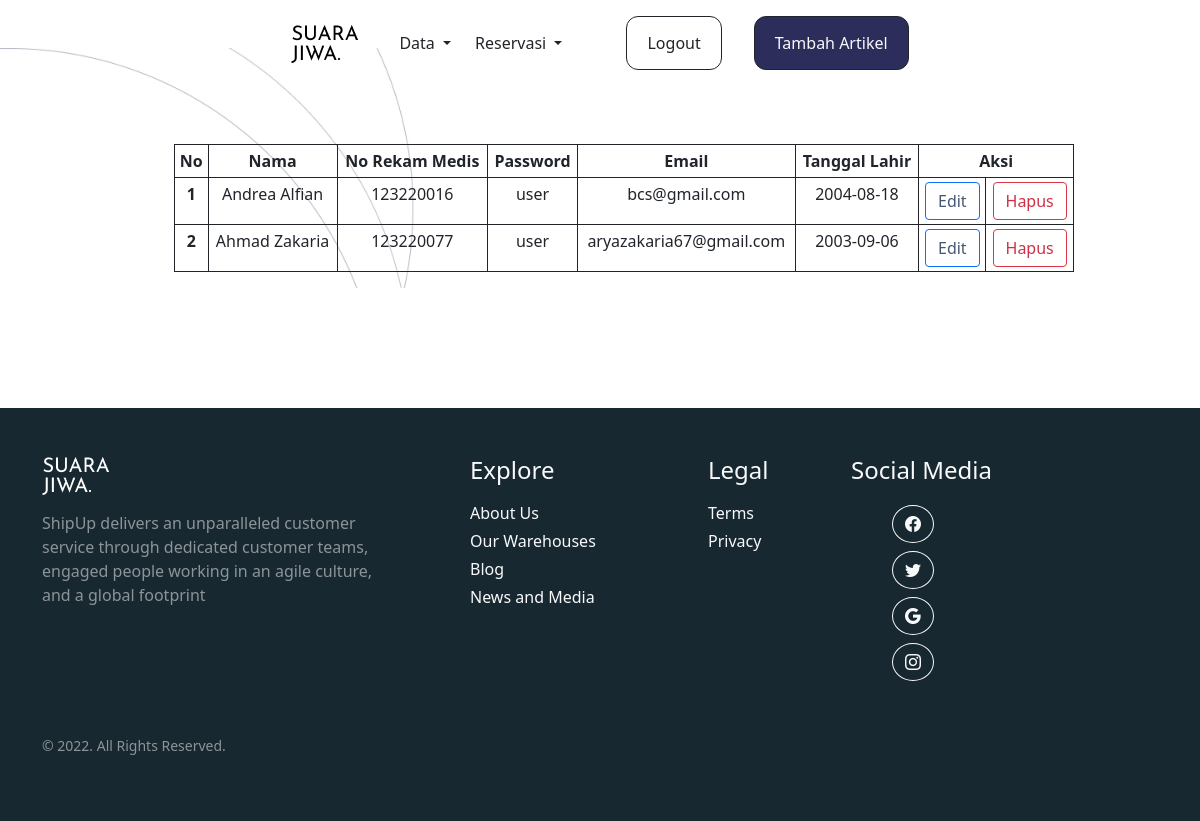
Page /admin/DPasien.php (signed in) on the earlier database version.
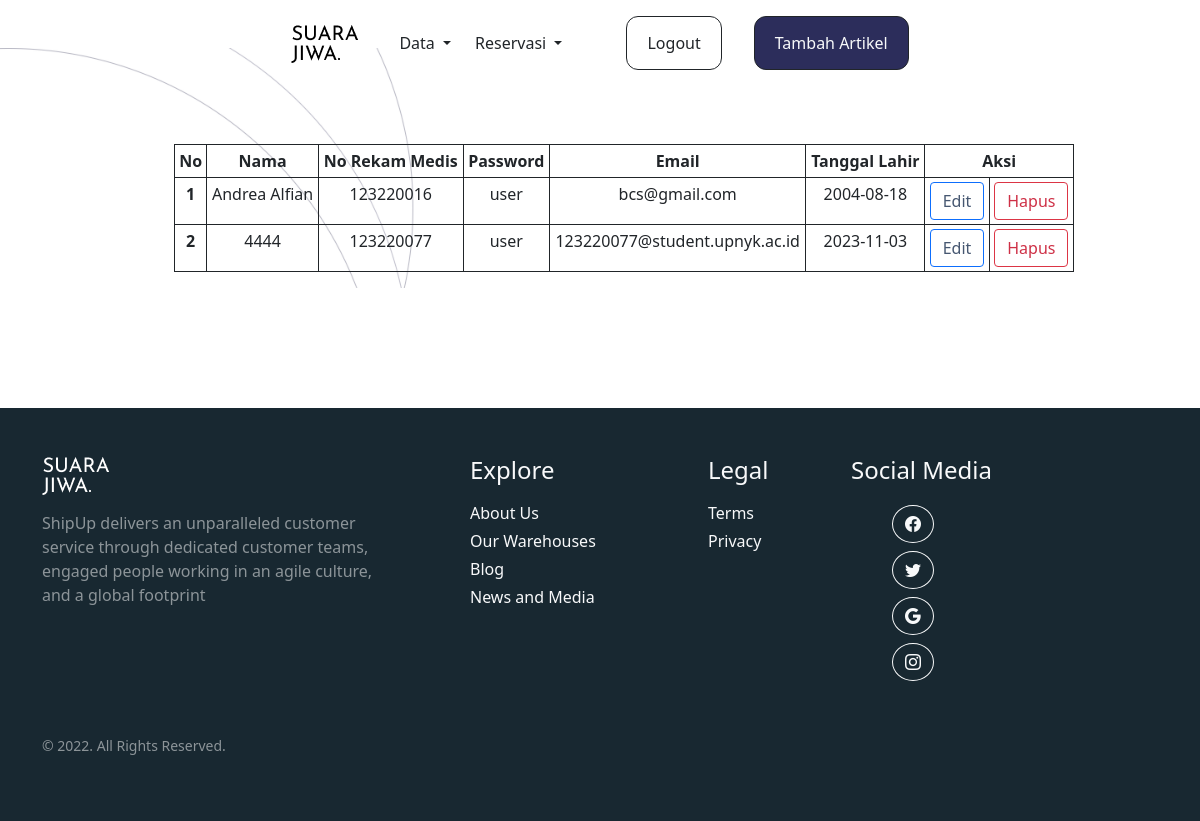
Same page on the later database version.
### tables this page shows
CREATE TABLE `user` (
  `rek_medis` int(5) NOT NULL,
  `password` varchar(50) NOT NULL,
  `nama_user` varchar(50) DEFAULT NULL,
  `email` varchar(50) DEFAULT NULL,
  `tanggal_lahir` date DEFAULT NULL,
  `foto` varchar(300) NOT NULL
);

### admin/DPasien.php (the view, shortened to what this page needs)
<!DOCTYPE html>
<html lang="en">
  <?php include '../tmplt/headAd.php'; ?>
  <body class="overflow-x-hidden">
    <?php include '../tmplt/navAdmin.php'; ?>
    <section class=" mb-5 mt-5 pt-5 d-flex justify-content-center align-items-center" style="background-image: url(../gambar/bg.jpg); background-size: cover;">
    <table class="table table-bordered table-sm ms-5 w-75 border-dark mt-5 text-center">
  <thead>
    <tr>
      <th scope="col">No</th>
      <th scope="col">Nama</th>
      <th scope="col">No Rekam Medis</th>
      <th scope="col">Password</th>
      <th scope="col">Email</th>
      <th scope="col">Tanggal Lahir</th>
      <th colspan="2">Aksi</th>
    </tr>
  </thead>
  <tbody>
<?php
include '../koneksi.php';
$no = 1;
$data = mysqli_query($connect,"select * from user");
while($d = mysqli_fetch_array($data)){
?>
    <tr>
      <th scope="row"><?php echo $no++; ?></th>
      <td><?php echo $d['nama_user']; ?></td>
      <td><?php echo $d['rek_medis']; ?></td>
        <td><?php echo $d['password']; ?></td>
      <td><?php echo $d['email']; ?></td>
      <td><?php echo $d['tanggal_lahir']; ?></td>
      <td><button type='button' class='btn btn-outline-primary'><a style='text-decoration: none; color:#465771;' href='update.php?rek_medis=<?=$d["rek_medis"]?>'>Edit</a></button></td>
        <td><button type='button' class='btn btn-outline-danger'><a style='text-decoration: none;color:#ce3046;' onclick="return confirm('Apakah anda yakin?');" href='hapus.php?rek_medis=<?=$d["rek_medis"]?>'>Hapus</a></button></td>
    </tr>
<?php
}
?>
  </tbody>
</table>
    </section>
    <br><br><br>
      <?php include '../tmplt/footer.php';?>
  </body>
</html>

### tmplt/headAd.php (shortened to what this page needs)
<head>
    <link rel="stylesheet" href="https://cdn.jsdelivr.net/npm/bootstrap-icons@1.5.0/font/bootstrap-icons.css" />
    <link href="https://cdn.jsdelivr.net/npm/bootstrap@5.0.2/dist/css/bootstrap.min.css" rel="stylesheet" />
    <link rel="stylesheet" href="../style.css" />
  </head>
  <?php $tempat = 'artikel'; ?>

### tmplt/navAdmin.php (shortened to what this page needs)
<nav id="nav1" class="navbar navbar-expand-lg bg-body-tertiary fixed-top pt-3">
  <div class="container-fluid">
    <div class="collapse navbar-collapse justify-content-center" id="navbarNavDropdown">
      <ul class="navbar-nav text-center d-flex align-items-center">
        <li class="nav-item ">
        <a href="idxAdmin.php"><img src="../gambar/sj.png" style="left: 5;" alt="" srcset=""><a class="navbar-brand" href="#"></a></a>
        </li>
        <li class="nav-item dropdown">
          <a class="nav-link dropdown-toggle text-dark ms-3" href="#" role="button" data-bs-toggle="dropdown" aria-expanded="false">
            Data
          </a>
        </li>
        <li class=" ms-2 nav-item dropdown">
          <a class="nav-link dropdown-toggle text-dark" href="#" role="button" data-bs-toggle="dropdown" aria-expanded="false">
          Reservasi
          </a>
        </li>
        <li class=" ms-2 nav-item">
          <button style="border-radius: 12px!important;" class="btn btn-outline-dark ms-5"><a class="nav-link active text-dark" aria-current="page" href="logout.php">Logout</a></button>
        </li>
        <li class=" ms-2 nav-item">
        <?php if($tempat == "Dokter"){ ?>
          <button style="border-radius: 12px!important;" class="btn btn-dark bg-dark ms-4"><a class="nav-link active text-light" aria-current="page" href="daftarDok.php">Tambah Dokter</a></button>
            <?php } else {?>
              <button style="border-radius: 12px!important;" class="btn btn-dark bg-dark ms-4"><a class="nav-link active text-light" aria-current="page" href="daftarArt.php">Tambah Artikel</a></button>
            <?php } ?>
        </li>
      </ul>
    </div>
  </div>
</nav>

### tmplt/footer.php
<div class="px-3 pb-5 footer" style="background-color: #182831!important;" style="bottom: 10px; right: 10px;">
        <div class="container">
          <div class="row ">
            <div class="col-lg-4 col-xs-12 mt-5">
              <img src="../gambar/sj.png" class="mb-3" alt="" srcset="" style="filter: invert(100%);">
              <p class="pr-5 text-white-50 mb-1">ShipUp delivers an unparalleled customer service through dedicated customer teams, engaged people working in an agile culture, and a global footprint</p>
            </div>
            <div class="col-lg-2 col-xs-12 mt-5 ms-5 links">
              <h4 class="mt-lg-0 mb-3 mt-sm-3 text-light">Explore</h4>
              <ul class="m-0 p-0" style="list-style: none">
                <li class="mb-1"><a class="text-decoration-none text-light" href="profile.html">About Us</a></li>
                <li class="mb-1"><a class="text-decoration-none text-light" href="profile.html">Our Warehouses</a></li>
                <li class="mb-1"><a class="text-decoration-none text-light" href="profile.html">Blog</a></li>
                <li class="mb-1"><a class="text-decoration-none text-light" href="profile.html">News and Media</a></li>
                <br />
              </ul>
            </div>
            <div class="col-lg-1 col-xs-12 mt-5 ms-5 location">
              <h4 class="mt-lg-0 mb-3 mt-sm-4 text-light">Legal</h4>
              <ul class="m-0 p-0" style="list-style: none">
                <li class="mb-1"><a class="text-decoration-none text-light" href="../term.html">Terms</a></li>
                <li class="mb-1"><a class="text-decoration-none text-light" href="../term.html">Privacy</a></li>
                <br />
              </ul>
            </div>
            <div class="col-lg-3 col-xs-12 mt-5 ms-5 lsocial">
              <h4 class="mt-lg-0 mb-3 mt-sm-4 text-light">Social Media</h4>
              <div class="icon d-inline">
              <div class="col-md-5 col-lg-4 ml-lg-0 text-center text-md-end">
                <a
                   class="btn btn-outline-light rounded-circle m-1"
                   class="text-white"
                   role="button"
                   ><i class="bi bi-facebook"></i
                  ></a>
                <a
                   class="btn btn-outline-light rounded-circle m-1"
                   class="text-white"
                   role="button"
                   ><i class="bi bi-twitter"></i
                  ></a>
                <a
                   class="btn btn-outline-light rounded-circle m-1"
                   class="text-white"
                   role="button"
                   ><i class="bi bi-google"></i
                  ></a>
                <a
                   class="btn btn-outline-light rounded-circle m-1"
                   class="text-white"
                   role="button"
                   ><i class="bi bi-instagram"></i
                  ></a>
              </div>
            </div>
            </div>
          </div>
          <div class="row mt-5">
            <div class="col copyright">
              <p class=""><small class="text-white-50">© 2022. All Rights Reserved.</small></p>
            </div>
          </div>
        </div>
      </div>

### style.css (style rules this page uses)
.bg-dark { background-color: #2C2D5B !important; }

Differences in the rows shown:
changed user id 123220077: nama_user "Ahmad Zakaria" → "4444"; email "aryazakaria67@gmail.com" → "123220077@student.upnyk.ac.id"; tanggal_lahir "2003-09-06" → "2023-11-03"
